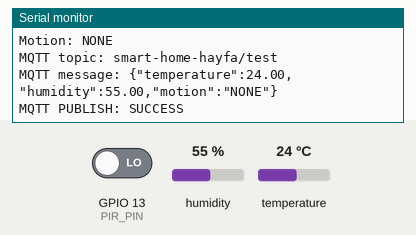
Bench run of a sketch on a simulated ESP32. Parts: the last lines printed to the serial monitor. The test bench sets the inputs (shaded band); at power-on: GPIO 13 (PIR_PIN) LOW, humidity 55 %, temperature 24 °C. WiFi joins after 1.5 s; servers stay silent unless stated; no MQTT or app messages arrive unless stated.

Above: at 3.7 s.
3.8 s: GPIO 13 (PIR_PIN) driven HIGH
9.4 s: humidity set to 22 %
At 13.2 s:
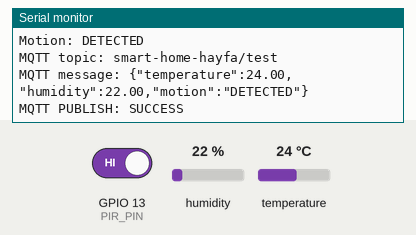
15.0 s: temperature set to 12 °C
At 19.0 s:
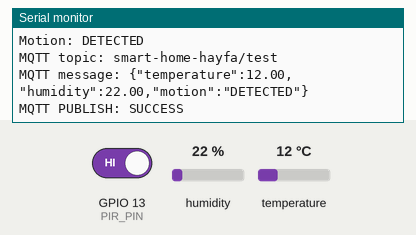
20.6 s: GPIO 13 (PIR_PIN) driven LOW
26.2 s: humidity set to 40 %
At 29.2 s:
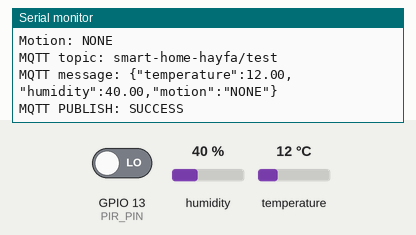
Timing chart, 0 to 30.7 s (numbered marks = the images above; inputs shaded):
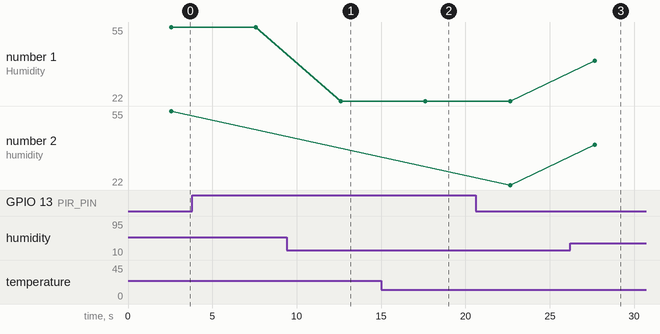

Measured:
- after the input at 9.4 s, the serial monitor: prints a new line after 3.2 s (image 1)
- after the input at 15.0 s, the serial monitor: prints a new line after 2.6 s (image 2)
- after the input at 26.2 s, the serial monitor: prints a new line after 1.5 s (image 3)
- plotted number 1: 55 → 22 after the input at 9.4 s, 22 → 40 after the input at 26.2 s
- plotted number 2: 22 → 40 after the input at 26.2 s

The sketch:

sketch.ino
```cpp
#include <WiFi.h>
#include <PubSubClient.h>
#include <DHT.h>

// ========================================
// WIFI
// ========================================

const char* ssid = "Wokwi-GUEST";
const char* password = "";

// ========================================
// MQTT
// ========================================

const char* mqtt_server = "broker.hivemq.com";
const int mqtt_port = 1883;

const char* mqtt_topic = "smart-home-hayfa/test";

// ========================================
// SENSORS
// ========================================

#define DHT_PIN 15
#define DHT_TYPE DHT22
#define PIR_PIN 13

DHT dht(DHT_PIN, DHT_TYPE);

WiFiClient espClient;
PubSubClient mqttClient(espClient);

// ========================================
// WIFI CONNECTION
// ========================================

void connectWiFi() {

  Serial.println();
  Serial.print("Connecting to WiFi");

  WiFi.begin(ssid, password, 6);

  while (WiFi.status() != WL_CONNECTED) {
    delay(500);
    Serial.print(".");
  }

  Serial.println();
  Serial.println("WiFi connected!");

  Serial.print("IP address: ");
  Serial.println(WiFi.localIP());
}

// ========================================
// MQTT CONNECTION
// ========================================

void connectMQTT() {

  while (!mqttClient.connected()) {

    Serial.println();
    Serial.println("Connecting to MQTT...");

    // Client ID unique
    String clientId = "SmartHomeESP32-";
    clientId += String((uint32_t)ESP.getEfuseMac(), HEX);

    if (mqttClient.connect(clientId.c_str())) {

      Serial.println("MQTT connected!");

    } else {

      Serial.print("MQTT connection FAILED");
      Serial.print(" | state = ");
      Serial.println(mqttClient.state());

      delay(3000);
    }
  }
}

// ========================================
// SETUP
// ========================================

void setup() {

  Serial.begin(115200);

  delay(1000);

  Serial.println();
  Serial.println("========================================");
  Serial.println("     SMART HOME MONITORING SYSTEM");
  Serial.println("========================================");

  // Sensors
  dht.begin();
  pinMode(PIR_PIN, INPUT);

  // WiFi
  connectWiFi();

  // MQTT
  mqttClient.setServer(mqtt_server, mqtt_port);

  // Keep MQTT connection alive
  mqttClient.setKeepAlive(60);

  connectMQTT();
}

// ========================================
// LOOP
// ========================================

void loop() {

  // --------------------------------------
  // Check MQTT connection
  // --------------------------------------

  if (!mqttClient.connected()) {

    Serial.println();
    Serial.println("MQTT disconnected!");

    Serial.print("MQTT state = ");
    Serial.println(mqttClient.state());

    connectMQTT();
  }

  mqttClient.loop();

  // --------------------------------------
  // Read DHT22
  // --------------------------------------

  float temperature = dht.readTemperature();
  float humidity = dht.readHumidity();

  // --------------------------------------
  // Read PIR
  // --------------------------------------

  int motion = digitalRead(PIR_PIN);

  // --------------------------------------
  // Check DHT22
  // --------------------------------------

  if (isnan(temperature) || isnan(humidity)) {

    Serial.println("DHT22 reading error");

    delay(2000);

    return;
  }

  // --------------------------------------
  // Motion status
  // --------------------------------------

  String motionStatus;

  if (motion == HIGH) {
    motionStatus = "DETECTED";
  } else {
    motionStatus = "NONE";
  }

  // --------------------------------------
  // Create JSON
  // --------------------------------------

  String payload = "{";

  payload += "\"temperature\":";
  payload += String(temperature, 2);

  payload += ",";

  payload += "\"humidity\":";
  payload += String(humidity, 2);

  payload += ",";

  payload += "\"motion\":\"";
  payload += motionStatus;
  payload += "\"";

  payload += "}";

  // --------------------------------------
  // Display information
  // --------------------------------------

  Serial.println();
  Serial.println("------------------------------");

  Serial.print("Temperature: ");
  Serial.print(temperature);
  Serial.println(" °C");

  Serial.print("Humidity: ");
  Serial.print(humidity);
  Serial.println(" %");

  Serial.print("Motion: ");
  Serial.println(motionStatus);

  Serial.print("MQTT topic: ");
  Serial.println(mqtt_topic);

  Serial.print("MQTT message: ");
  Serial.println(payload);

  // --------------------------------------
  // Publish MQTT
  // --------------------------------------

  bool success = mqttClient.publish(
    mqtt_topic,
    payload.c_str()
  );

  if (success) {

    Serial.println("MQTT PUBLISH: SUCCESS");

  } else {

    Serial.println("MQTT PUBLISH: FAILED");

    Serial.print("MQTT state = ");
    Serial.println(mqttClient.state());
  }

  // --------------------------------------
  // Wait
  // --------------------------------------

  delay(5000);
}
```
